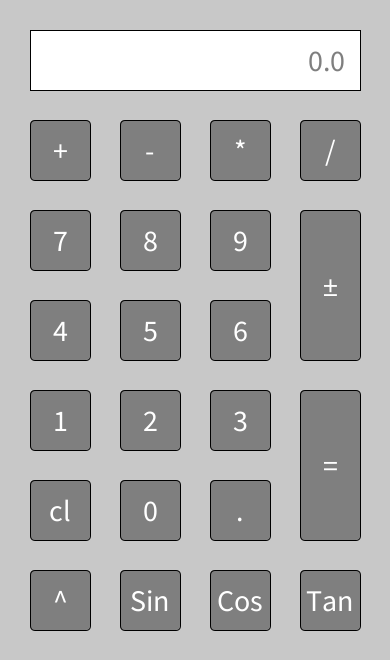
Frame 1 (no input)
Frame 60 (the mouse pressed at the canvas centre just before this capture): identical to frame 1, image omitted
Frame 120 (the mouse held since frame 60 and released just before this capture): identical to frame 1, image omitted

The Processing sketch that drew this single still picture (run headless with seeded random() and noise(); from frame 60 on, the mouse is pressed at the canvas centre):

// Processing sketch: Calculator
// ── Calculator.pde
//Anders Millican | 15 Sept 2026 | Calculator
Button[] numButtons = new Button[10];
Button[] opButtons = new Button[12];
float sf; //= scale factor
float l, r, result;
char op;
boolean left, newEntry;
String displayVal;
int n;

void setup() {
  n=0;
  l = 0.0;
  r=0.0;
  result=0.0;
  op = ' ';
  left = true;
  newEntry= true;
  displayVal = "0.0";
  sf=30.00;
  size(390, 660); // must manually adjust sf here.
  longmess();
}

void draw() {
  background(200);
  for (int i = 0; i < numButtons.length; i++) {
    //buttons[i].update();
    numButtons[i].mouseOver(mouseX, mouseY);
    numButtons[i].display();
  }
  for (int i = 0; i < opButtons.length; i++) {
    //buttons[i].update();
    opButtons[i].mouseOver(mouseX, mouseY);
    opButtons[i].display();
  }
  drawDisplay();
  //println(result);
}

void longmess() {
  // top row - operators
  opButtons[0]= new Button("+", 2, 5, 2, 2, '+', sf);
  opButtons[1]= new Button("-", 5, 5, 2, 2, '-', sf);
  opButtons[2]= new Button("*", 8, 5, 2, 2, '*', sf);
  opButtons[3]= new Button("/", 11, 5, 2, 2, '/', sf);

  // numberpad
  numButtons[0]= new Button("0", 5, 17, 2, 2, '0', sf);
  numButtons[1]= new Button("1", 2, 14, 2, 2, '1', sf);
  numButtons[2]= new Button("2", 5, 14, 2, 2, '2', sf);
  numButtons[3]= new Button("3", 8, 14, 2, 2, '3', sf);
  numButtons[4]= new Button("4", 2, 11, 2, 2, '4', sf);
  numButtons[5]= new Button("5", 5, 11, 2, 2, '5', sf);
  numButtons[6]= new Button("6", 8, 11, 2, 2, '6', sf);
  numButtons[7]= new Button("7", 2, 8, 2, 2, '7', sf);
  numButtons[8]= new Button("8", 5, 8, 2, 2, '8', sf);
  numButtons[9]= new Button("9", 8, 8, 2, 2, '9', sf);

  // extra buttons
  opButtons[4]= new Button("cl", 2, 17, 2, 2, 'f', sf);
  opButtons[5]= new Button(".", 8, 17, 2, 2, '.', sf);
  opButtons[6]= new Button("^", 2, 20, 2, 2, 'a', sf);
  opButtons[7]= new Button("Sin", 5, 20, 2, 2, 'b', sf);
  opButtons[8]= new Button("Cos", 8, 20, 2, 2, 'c', sf);
  opButtons[9]= new Button("Tan", 11, 20, 2, 2, 'd', sf);

  //Long buttons
  opButtons[10]= new Button("±", 11, 9.5, 2, 5, 'g', sf);
  opButtons[11]= new Button("=", 11, 15.5, 2, 5, 'e', sf);
}

void drawDisplay() {
  rectMode(CENTER);
  fill(255);
  rect(width/2, 2*sf, width-2*sf, 2*sf);
  fill(127);
  textAlign(RIGHT, CENTER);
  text(displayVal, width-1.5*sf, 2*sf);
}

void mouseReleased() {
  for (int i = 0; i < numButtons.length; i++) {
    if (numButtons[i].hover) {
      handl(numButtons[i].btxt.charAt(0), true);
    }
  }
  for (int i = 0; i < opButtons.length; i++) {
    if (opButtons[i].hover == true) {
      char clicked = opButtons[i].btxt.charAt(0);
      handl(clicked, false);
    }
  }
  n += 1;
  println("L:" + l);
  println("R:" + r);
  println("Res:" + result);
  println("Left:" + left);
  println("Op:" + op);
  println(n);
}



void doTheMath() {
  if (op == '+') {
    result=r+l;
  } else if (op == '-') {
    result=l-r;
  } else if (op == '*') {
    result=r*l;
  } else if (op == '/') {
    result=l/r;
  } else if (op == '^') {
    result=pow(l, r);
  }

  displayVal = str(result);
  left = !left;
  l=result;
  r=0.0;
}

void keyPressed() {
  println("KeyConde: " +keyCode);
  //displayVal = str(key);
  if (keyCode == 48 || keyCode == 96) {
    handl('0', true);
  } else if (keyCode == 49 || keyCode == 97) {
    handl('1', true);
  } else if (keyCode == 50 || keyCode == 98) {
    handl('2', true);
  } else if (keyCode == 51 || keyCode == 99) {
    handl('3', true);
  } else if (keyCode == 52 || keyCode == 100) {
    handl('4', true);
  } else if (keyCode == 53 || keyCode == 101) {
    handl('5', true);
  } else if (keyCode == 54 || keyCode == 102) {
    handl('6', true);
  } else if (keyCode == 55 || keyCode == 103) {
    handl('7', true);
  } else if (keyCode == 56 || keyCode == 104) {
    handl('8', true);
  } else if (keyCode == 57 || keyCode == 105) {
    handl('9', true);
  } else if (keyCode == 61 || keyCode == 10) {
    handl('=', false);
  } else if (keyCode == 107 ) {
    handl('+', false);
  } else if (keyCode == 109 || keyCode == 45 ) {
    handl('-', false);
  } else if (keyCode == 47 || keyCode == 111 ) {
    handl('-', false);
  } else if (keyCode == 106 ) {
    handl('*', false);
  } else if (keyCode == 80 ) {
    handl('±', false);
  } else if (keyCode == 46 || keyCode == 110 ) {
    handl('.', false);
  } else if (keyCode == 83) {
    handl('S', false);
  } else if (keyCode == 67) {
    handl('C', false);
  } else if (keyCode == 84) {
    handl('T', false);
  } else if (keyCode == 8 || keyCode == 127 ) {
    handl('c', false);
  } else if (keyCode == 38) {
    handl('^', false);
  }
}

void handl(char val, boolean isNum) {
  if (isNum == true) {
    //Do some numerical alakazam
    String digit = str(val);

    if (newEntry || displayVal.equals("0.0")) {
      displayVal=digit;
      newEntry= false;
    } else {
      displayVal += digit;
    }
    if (left) {
      l=float(displayVal);
    } else {
      r=float(displayVal);
    }
  } else {
    //Perform some operational mumbo jumbo
    char clicked = val;

    if (clicked == '=') {
      doTheMath();
    } else if (clicked == '+' || clicked == '-' || clicked == '*' || clicked == '/' || clicked == '^') {
      op = clicked;
      left = !left;
      newEntry = true;
      displayVal = str(op);
    } else if (clicked == '±') {
      if (left == true) {
        l *= -1;
        displayVal = str(l);
      } else {
        r *= -1;
        displayVal = str(r);
      }
    } else if (clicked == 'c') {
      l = 0.0;
      r=0.0;
      result=0.0;
      op = ' ';
      left = true;
      newEntry= true;
      displayVal = "0.0";
    } else if (clicked == 'S') {
      if (left == true) {
        l = sin(l);
        displayVal = str(l);
      } else {
        r = sin(r);
        displayVal = str(r);
      }
    } else if (clicked == 'C') {
      if (left == true) {
        l = cos(l);
        displayVal = str(l);
      } else {
        r = cos(r);
        displayVal = str(r);
      }
    } else if (clicked == 'T') {
      if (left == true) {
        l = tan(l);
        displayVal = str(l);
      } else {
        r = tan(r);
        displayVal = str(r);
      }
    } else if (clicked == '.') {
      if (!displayVal.contains(".")) {
        displayVal += ".";
      }
    }
  }
}

// ── Button.pde
class Button {
  String btxt;
  float bx, by, w, h;
  char tval;
  boolean hover;
  color c1, c2;
  float bsf;

  //constructor
  Button(String btxt, float bx, float by, float w, float h, char tval,
    float bsf) {
    this.btxt=btxt;
    this.bx=bx;
    this.by=by;
    this.tval=tval;
    this.w=w;
    this.h=h;
    this.bsf=bsf;
    c1=(127);
    c2=(180);
    hover= false;
  }

  //member methods
  void update() {
    
  }

  void display() {
    rectMode(CENTER);
    if (hover == true) {
      fill(c2);
    } else {
      fill(c1);
    }
    rect(bx*bsf, by*bsf, w*bsf, h*bsf, 5, 5, 5, 5);
    fill(255);
    textSize(30);
    textAlign(CENTER, CENTER);
    text(btxt, bx*bsf, by*bsf);
  }

  void mouseOver(float tempX, float tempY) {
    if (tempX>bx*bsf-(w*bsf)/2 && tempX<(bx*bsf)+(w*bsf)/2 && tempY>by*bsf-(h*bsf)/2 && tempY<by*bsf+(h*bsf)/2) {
      hover=true;
    } else {
      hover = false;
    }
  }
}
